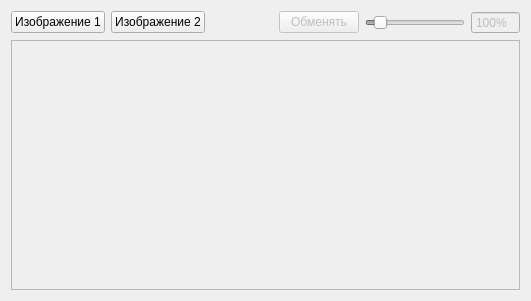
<?xml version="1.0" encoding="UTF-8"?>
<ui version="4.0">
 <class>MainWindow</class>
 <widget class="QMainWindow" name="MainWindow">
  <property name="geometry">
   <rect>
    <x>0</x>
    <y>0</y>
    <width>531</width>
    <height>301</height>
   </rect>
  </property>
  <property name="acceptDrops">
   <bool>true</bool>
  </property>
  <property name="windowTitle">
   <string>Comparator</string>
  </property>
  <property name="windowIcon">
   <iconset resource="Comparator.qrc">
    <normaloff>:/main.ico</normaloff>:/main.ico</iconset>
  </property>
  <widget class="QWidget" name="centralWidget">
   <layout class="QVBoxLayout" name="verticalLayout_2">
    <item>
     <layout class="QHBoxLayout" name="horizontalLayout">
      <item>
       <widget class="QPushButton" name="btOpen1">
        <property name="sizePolicy">
         <sizepolicy hsizetype="Minimum" vsizetype="Fixed">
          <horstretch>0</horstretch>
          <verstretch>0</verstretch>
         </sizepolicy>
        </property>
        <property name="toolTip">
         <string>Открыть</string>
        </property>
        <property name="autoFillBackground">
         <bool>true</bool>
        </property>
        <property name="text">
         <string>Изображение 1</string>
        </property>
       </widget>
      </item>
      <item>
       <widget class="QPushButton" name="btOpen2">
        <property name="sizePolicy">
         <sizepolicy hsizetype="Minimum" vsizetype="Fixed">
          <horstretch>0</horstretch>
          <verstretch>0</verstretch>
         </sizepolicy>
        </property>
        <property name="toolTip">
         <string>Открыть</string>
        </property>
        <property name="autoFillBackground">
         <bool>true</bool>
        </property>
        <property name="text">
         <string>Изображение 2</string>
        </property>
       </widget>
      </item>
      <item>
       <spacer name="horizontalSpacer">
        <property name="orientation">
         <enum>Qt::Horizontal</enum>
        </property>
        <property name="sizeType">
         <enum>QSizePolicy::MinimumExpanding</enum>
        </property>
        <property name="sizeHint" stdset="0">
         <size>
          <width>0</width>
          <height>0</height>
         </size>
        </property>
       </spacer>
      </item>
      <item>
       <widget class="QPushButton" name="btSwitch">
        <property name="enabled">
         <bool>false</bool>
        </property>
        <property name="sizePolicy">
         <sizepolicy hsizetype="Minimum" vsizetype="Fixed">
          <horstretch>0</horstretch>
          <verstretch>0</verstretch>
         </sizepolicy>
        </property>
        <property name="text">
         <string>Обменять</string>
        </property>
       </widget>
      </item>
      <item>
       <widget class="QSlider" name="slZoom">
        <property name="enabled">
         <bool>false</bool>
        </property>
        <property name="sizePolicy">
         <sizepolicy hsizetype="Expanding" vsizetype="Fixed">
          <horstretch>0</horstretch>
          <verstretch>0</verstretch>
         </sizepolicy>
        </property>
        <property name="minimumSize">
         <size>
          <width>100</width>
          <height>0</height>
         </size>
        </property>
        <property name="maximumSize">
         <size>
          <width>300</width>
          <height>16777215</height>
         </size>
        </property>
        <property name="contextMenuPolicy">
         <enum>Qt::CustomContextMenu</enum>
        </property>
        <property name="minimum">
         <number>1</number>
        </property>
        <property name="maximum">
         <number>1000</number>
        </property>
        <property name="pageStep">
         <number>50</number>
        </property>
        <property name="value">
         <number>100</number>
        </property>
        <property name="orientation">
         <enum>Qt::Horizontal</enum>
        </property>
       </widget>
      </item>
      <item>
       <widget class="QSpinBox" name="spZoom">
        <property name="enabled">
         <bool>false</bool>
        </property>
        <property name="sizePolicy">
         <sizepolicy hsizetype="Minimum" vsizetype="Fixed">
          <horstretch>0</horstretch>
          <verstretch>0</verstretch>
         </sizepolicy>
        </property>
        <property name="buttonSymbols">
         <enum>QAbstractSpinBox::NoButtons</enum>
        </property>
        <property name="correctionMode">
         <enum>QAbstractSpinBox::CorrectToNearestValue</enum>
        </property>
        <property name="suffix">
         <string>%</string>
        </property>
        <property name="minimum">
         <number>1</number>
        </property>
        <property name="maximum">
         <number>1000</number>
        </property>
        <property name="value">
         <number>100</number>
        </property>
       </widget>
      </item>
     </layout>
    </item>
    <item>
     <widget class="QGraphicsView" name="graphicsView">
      <property name="enabled">
       <bool>false</bool>
      </property>
      <property name="acceptDrops">
       <bool>false</bool>
      </property>
      <property name="verticalScrollBarPolicy">
       <enum>Qt::ScrollBarAlwaysOff</enum>
      </property>
      <property name="horizontalScrollBarPolicy">
       <enum>Qt::ScrollBarAlwaysOff</enum>
      </property>
      <property name="backgroundBrush">
       <brush brushstyle="SolidPattern">
        <color alpha="255">
         <red>128</red>
         <green>128</green>
         <blue>128</blue>
        </color>
       </brush>
      </property>
      <property name="dragMode">
       <enum>QGraphicsView::ScrollHandDrag</enum>
      </property>
     </widget>
    </item>
   </layout>
  </widget>
 </widget>
 <layoutdefault spacing="6" margin="11"/>
 <resources>
  <include location="Comparator.qrc"/>
 </resources>
 <connections/>
</ui>
